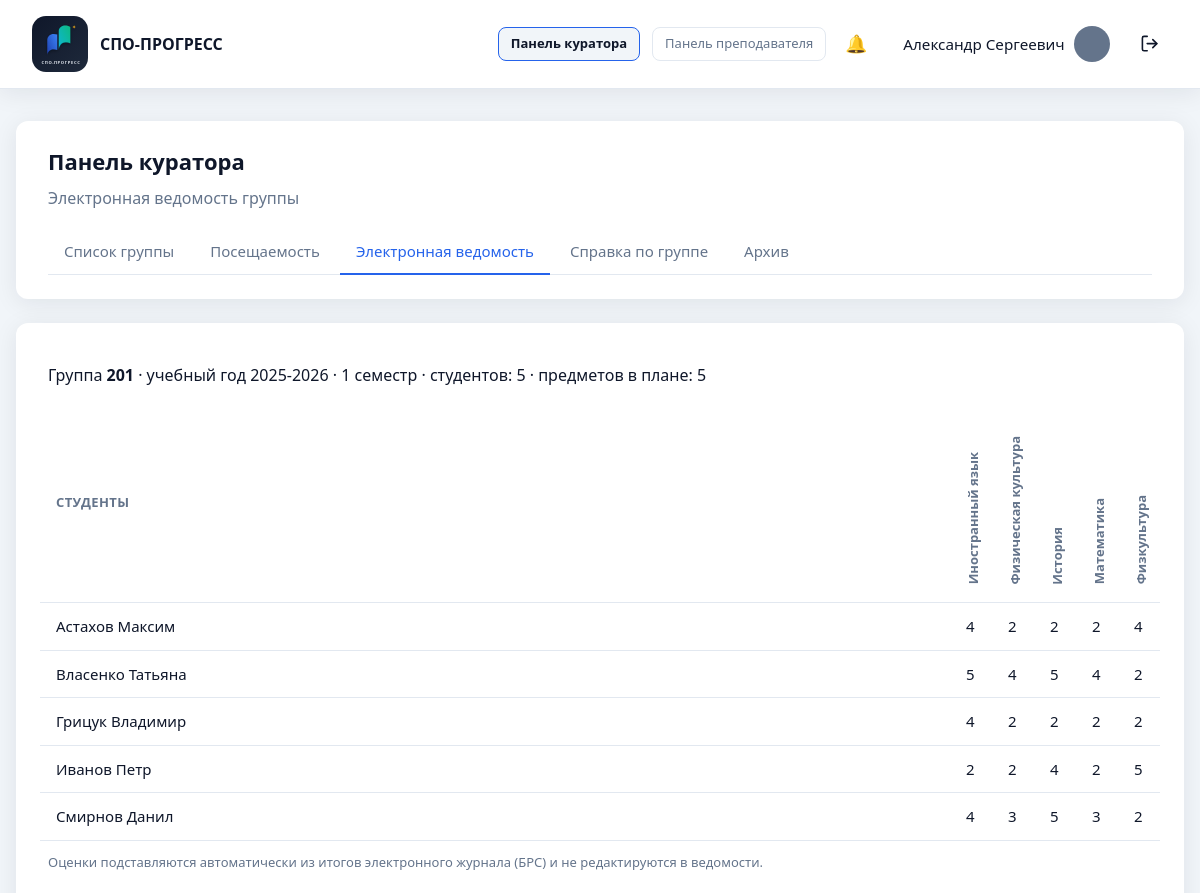
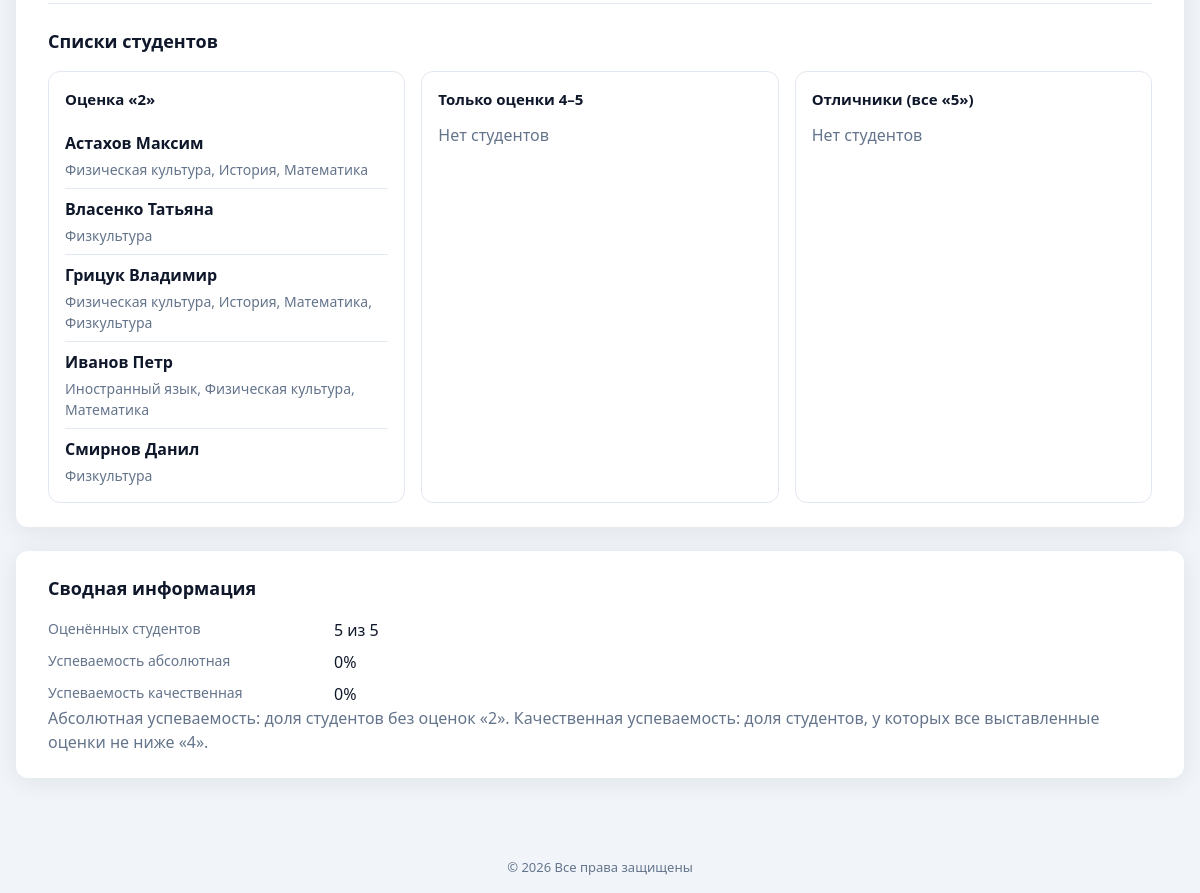
/curator/grades.php (signed in), run on the app's committed database (2 pictures, top to bottom).
### tables this page shows
CREATE TABLE `users` (
  `id` int UNSIGNED NOT NULL,
  `email` varchar(255) NOT NULL,
  `password_hash` varchar(255) NOT NULL,
  `password_plain` varchar(64) DEFAULT NULL,
  `full_name` varchar(255) NOT NULL,
  `phone` varchar(50) NOT NULL DEFAULT '',
  `position` varchar(255) NOT NULL DEFAULT '',
  `education` varchar(500) NOT NULL DEFAULT '',
  `additional_info` text,
  `avatar` varchar(255) NOT NULL DEFAULT 'icon:default',
  `role` enum('admin','teacher','student') NOT NULL DEFAULT 'teacher',
  `is_active` tinyint(1) NOT NULL DEFAULT '1',
  `created_at` datetime NOT NULL DEFAULT CURRENT_TIMESTAMP,
  `updated_at` datetime NOT NULL DEFAULT CURRENT_TIMESTAMP ON UPDATE CURRENT_TIMESTAMP
);

CREATE TABLE `study_groups` (
  `id` int UNSIGNED NOT NULL,
  `number` varchar(50) NOT NULL,
  `specialty_id` int UNSIGNED NOT NULL,
  `curator_id` int UNSIGNED DEFAULT NULL,
  `created_at` datetime NOT NULL DEFAULT CURRENT_TIMESTAMP,
  `updated_at` datetime NOT NULL DEFAULT CURRENT_TIMESTAMP ON UPDATE CURRENT_TIMESTAMP
);

CREATE TABLE `app_settings` (
  `setting_key` varchar(100) NOT NULL,
  `setting_value` text NOT NULL,
  `updated_at` datetime NOT NULL DEFAULT CURRENT_TIMESTAMP ON UPDATE CURRENT_TIMESTAMP
);

CREATE TABLE `curriculum_items` (
  `id` int UNSIGNED NOT NULL,
  `curriculum_plan_id` int UNSIGNED NOT NULL,
  `subject_id` int UNSIGNED NOT NULL,
  `teacher_id` int UNSIGNED DEFAULT NULL,
  `semester` enum('1','2','both') NOT NULL,
  `sort_order` int UNSIGNED NOT NULL DEFAULT '1',
  `created_at` datetime NOT NULL DEFAULT CURRENT_TIMESTAMP,
  `updated_at` datetime NOT NULL DEFAULT CURRENT_TIMESTAMP ON UPDATE CURRENT_TIMESTAMP
);

CREATE TABLE `subjects` (
  `id` int UNSIGNED NOT NULL,
  `name` varchar(255) NOT NULL,
  `created_at` datetime NOT NULL DEFAULT CURRENT_TIMESTAMP
);

CREATE TABLE `students` (
  `id` int UNSIGNED NOT NULL,
  `group_id` int UNSIGNED NOT NULL,
  `user_id` int UNSIGNED DEFAULT NULL,
  `full_name` varchar(255) NOT NULL,
  `phone` varchar(50) NOT NULL DEFAULT '',
  `snils` varchar(14) NOT NULL DEFAULT '',
  `birth_date` date DEFAULT NULL,
  `gender` enum('male','female') DEFAULT NULL,
  `mother_name` varchar(255) NOT NULL DEFAULT '',
  `mother_phone` varchar(50) NOT NULL DEFAULT '',
  `mother_workplace` varchar(500) NOT NULL DEFAULT '',
  `father_name` varchar(255) NOT NULL DEFAULT '',
  `father_phone` varchar(50) NOT NULL DEFAULT '',
  `father_workplace` varchar(500) NOT NULL DEFAULT '',
  `address_registered` varchar(500) NOT NULL DEFAULT '',
  `address_region` varchar(255) NOT NULL DEFAULT '',
  `address_district` varchar(255) NOT NULL DEFAULT '',
  `address_locality` varchar(255) NOT NULL DEFAULT '',
  `address_street` varchar(255) NOT NULL DEFAULT '',
  `address_house` varchar(50) NOT NULL DEFAULT '',
  `address_actual` varchar(500) NOT NULL DEFAULT '',
  `district` varchar(255) NOT NULL DEFAULT '',
  `is_low_income` tinyint(1) NOT NULL DEFAULT '0',
  `family_type` enum('complete','no_father','no_mother') DEFAULT NULL,
  `siblings_under_18` tinyint UNSIGNED NOT NULL DEFAULT '0',
  `residence_type` enum('family','dormitory','apartment') DEFAULT NULL,
  `is_nonresident` tinyint(1) NOT NULL DEFAULT '0',
  `without_parental_care` tinyint(1) NOT NULL DEFAULT '0',
  `created_at` datetime NOT NULL DEFAULT CURRENT_TIMESTAMP,
  `updated_at` datetime NOT NULL DEFAULT CURRENT_TIMESTAMP ON UPDATE CURRENT_TIMESTAMP
);

CREATE TABLE `journal_grades` (
  `id` int UNSIGNED NOT NULL,
  `lesson_id` int UNSIGNED NOT NULL,
  `student_id` int UNSIGNED NOT NULL,
  `mark` varchar(8) NOT NULL DEFAULT '',
  `activity` tinyint(1) NOT NULL DEFAULT '0',
  `late` tinyint(1) NOT NULL DEFAULT '0',
  `grade` tinyint UNSIGNED DEFAULT NULL,
  `created_at` datetime NOT NULL DEFAULT CURRENT_TIMESTAMP,
  `updated_at` datetime NOT NULL DEFAULT CURRENT_TIMESTAMP ON UPDATE CURRENT_TIMESTAMP
);

### curator/grades.php (the view, shortened to what the rows shown need)
<?php
require_once __DIR__ . '/../includes/auth.php';
require_once __DIR__ . '/../includes/gradebook.php';
require_once __DIR__ . '/../includes/grading.php';
require_curator_panel();
$groups = get_groups_for_curator();
$groupId = isset($_GET['group_id']) ? (int) $_GET['group_id'] : 0;
if ($groupId === 0 && count($groups) === 1) {
    $groupId = (int) $groups[0]['id'];
}
$group = ($groupId > 0 && can_manage_group($groupId)) ? get_group_by_id($groupId) : null;
$students = $group ? get_students_by_group($groupId) : [];
$period = get_active_gradebook_period();
$year = $period['academic_year'];
$semester = $period['semester'];
$subjects = $group ? get_group_curriculum_subjects($groupId, $year, $semester) : [];
$grades = $group ? get_gradebook_grades_from_journal($groupId, $year, $semester) : [];
$summary = build_gradebook_summary($students, $subjects, $grades);
$studentLists = build_gradebook_student_lists($students, $subjects, $grades);
$gradingConfig = get_grading_config();
$showHeader = true;
$basePath = '../';
require __DIR__ . '/../includes/header.php';
?>
<div class="dashboard dashboard--wide">
    <section class="panel">
        <div class="panel__header">
            <div>
                <h1>Панель куратора</h1>
            </div>
        </div>
    </section>
    <section class="panel">
        <?php if (empty($groups)): ?>
        <?php elseif ($group === null): ?>
            <p class="text-muted">Сначала откройте вкладку «Список группы» и выберите группу.</p>
        <?php else: ?>
            <p>
                Группа <strong><?= e($group['number']) ?></strong>
                · учебный год <?= e($year) ?>
                · <?= e(semester_label($semester)) ?>
                · студентов: <?= count($students) ?>
                · предметов в плане: <?= count($subjects) ?>
            </p>
            <div class="table-wrap">
                <table class="table gradebook-table gradebook-table--readonly">
                    <thead>
                        <tr>
                            <th class="gradebook-table__student-col">Студенты</th>
                            <?php foreach ($subjects as $subject): ?>
                            <th class="gradebook-table__subject-col">
                                <span class="gradebook-subject-title"><?= e($subject['subject_name']) ?></span>
                            </th>
                            <?php endforeach; ?>
                        </tr>
                    </thead>
                    <tbody>
                        <?php foreach ($students as $student): ?>
                        <tr>
                            <td class="gradebook-table__student-col">
                                <?= e(person_last_first_name((string) $student['full_name'])) ?>
                            </td>
                            <?php foreach ($subjects as $subject): ?>
                            <?php
                            $studentId = (int) $student['id'];
                            $itemId = (int) $subject['curriculum_item_id'];
                            $value = $grades[$studentId][$itemId] ?? null;
                            ?>
                            <td class="gradebook-table__cell gradebook-table__grade-cell">
                                <?= $value !== null ? e((string) $value) : '—' ?>
                            </td>
                            <?php endforeach; ?>
                        </tr>
                        <?php endforeach; ?>
                    </tbody>
                </table>
            </div>
            <p class="text-muted table-hint">
                Оценки подставляются автоматически из итогов электронного журнала
                (<?= $gradingConfig['system'] === 'brs' ? 'БРС' : 'средний балл' ?>)
                и не редактируются в ведомости.
            </p>
            <div class="gradebook-lists">
                <h2>Списки студентов</h2>
                <div class="gradebook-lists__grid">
                    <div class="gradebook-lists__col">
                        <h3>Оценка «2»</h3>
                        <div>
                            <?php if ($studentLists['with_twos'] === []): ?>
                                <p class="text-muted">Нет студентов</p>
                            <?php else: ?>
                                <ul class="gradebook-lists__items">
                                    <?php foreach ($studentLists['with_twos'] as $item): ?>
                                    <li class="gradebook-lists__item">
                                        <strong><?= e(person_last_first_name((string) $item['full_name'])) ?></strong>
                                        <span class="gradebook-lists__subjects text-muted"><?= e(implode(', ', $item['subjects'])) ?></span>
                                    </li>
                                    <?php endforeach; ?>
                                </ul>
                            <?php endif; ?>
                        </div>
                    </div>
                    <div class="gradebook-lists__col">
                        <h3>Только оценки 4–5</h3>
                        <div>
                            <?php if ($studentLists['only_good'] === []): ?>
                                <p class="text-muted">Нет студентов</p>
                            <?php endif; ?>
                        </div>
                    </div>
                    <div class="gradebook-lists__col">
                        <h3>Отличники (все «5»)</h3>
                        <div>
                            <?php if ($studentLists['excellent'] === []): ?>
                                <p class="text-muted">Нет студентов</p>
                            <?php endif; ?>
                        </div>
                    </div>
                </div>
            </div>
        <?php endif; ?>
    </section>
    <?php if ($group !== null && !empty($subjects)): ?>
    <section class="panel panel--info">
        <h2>Сводная информация</h2>
        <dl class="profile-list">
            <dt>Оценённых студентов</dt>
            <dd><?= (int) $summary['assessed_students'] ?> из <?= (int) $summary['total_students'] ?></dd>
            <dt>Успеваемость абсолютная</dt>
            <dd><?= e((string) $summary['absolute_percent']) ?>%</dd>
            <dt>Успеваемость качественная</dt>
            <dd><?= e((string) $summary['quality_percent']) ?>%</dd>
        </dl>
        <p class="text-muted">
            Абсолютная успеваемость: доля студентов без оценок «2».
            Качественная успеваемость: доля студентов, у которых все выставленные оценки не ниже «4».
        </p>
    </section>
    <?php endif; ?>
</div>
<?php require __DIR__ . '/../includes/footer.php'; ?>

### includes/header.php (shortened to what the rows shown need)
<!DOCTYPE html>
<html lang="ru">
<head>
    <?php $basePath = $basePath ?? ''; ?>
    <link rel="stylesheet" href="<?= e($basePath) ?>assets/css/style.css">
</head>
<body>
    <div class="page">
        <?php if (!empty($showHeader)): ?>
        <header class="header">
            <?php if (is_logged_in()): ?>
            <?php
            $headerUser = current_user();
            $headerName = user_first_middle_name((string) ($headerUser['full_name'] ?? ''));
            $headerAvatar = (string) ($headerUser['avatar'] ?? 'icon:person');
            $appBase = app_base_path();
            $activePanel = current_header_panel();
            require_once __DIR__ . '/notifications.php';
            ?>
            <nav class="header__nav">
                <?php if (can_use_curator_panel()): ?>
                <a
                    href="<?= e($appBase) ?>curator/group.php"
                    class="btn btn--ghost btn--sm<?= $activePanel === 'curator' ? ' is-active' : '' ?>"
                >Панель куратора</a>
                <?php endif; ?>
                <?php if (can_use_teacher_panel()): ?>
                <a
                    href="<?= e($appBase) ?>teacher/subjects.php"
                    class="btn btn--ghost btn--sm<?= $activePanel === 'teacher' ? ' is-active' : '' ?>"
                >Панель преподавателя</a>
                <?php endif; ?>
                <a
                    href="<?= e($appBase) ?>notifications.php"
                    class="header__notify-btn<?= basename((string) ($_SERVER['SCRIPT_NAME'] ?? '')) === 'notifications.php' ? ' is-active' : '' ?>"
                    title="Уведомления"
                >
                    <span class="header__notify-icon" aria-hidden="true">🔔</span>
                </a>
                <div class="header__account">
                    <a
                        href="<?= e($appBase) ?><?= is_student_user() ? 'student/cabinet.php' : 'cabinet.php' ?>"
                        class="header__cabinet-tab<?= ($activePanel === 'cabinet' || $activePanel === 'student') ? ' header__cabinet-tab--active' : '' ?>"
                        title="Личный кабинет"
                    >
                        <span class="header__user-name"><?= e($headerName) ?></span>
                        <?= render_user_avatar($headerAvatar, 'user-avatar--header', $basePath) ?>
                    </a>
                </div>
                <a
                    href="<?= e($basePath) ?>logout.php"
                    class="header__logout-btn"
                    title="Выйти"
                    aria-label="Выйти"
                >
                </a>
            </nav>
            <?php endif; ?>
        </header>
        <?php endif; ?>
        <main class="main">

### data on the page
users: full_name "Александр Сергеевич"
study_groups: number "201"
app_settings: setting_value "1 семестр"
curriculum_items: subject.name "Иностранный язык"
curriculum_items: subject.name "Физическая культура"
curriculum_items: subject.name "История"
curriculum_items: subject.name "Математика"
curriculum_items: subject.name "Физкультура"
students: full_name "Астахов Максим", id "4", id "2", subjects "Физическая культура, История, Математика"
students: full_name "Власенко Татьяна", id "5", id "4", id "2", subjects "Физкультура"
students: full_name "Грицук Владимир", id "4", id "2", subjects "Физическая культура, История, Математика, Физкультура"
students: full_name "Иванов Петр", id "2", id "4", id "5", subjects "Иностранный язык, Физическая культура, Математика"
students: full_name "Смирнов Данил", id "4", id "3", id "5", id "2", subjects "Физкультура"
journal_grades: mark "5"

### other printed values
$year "2025-2026"
count($students) "5"
count($subjects) "5"
$summary['absolute_percent'] "0"
$summary['quality_percent'] "0"
